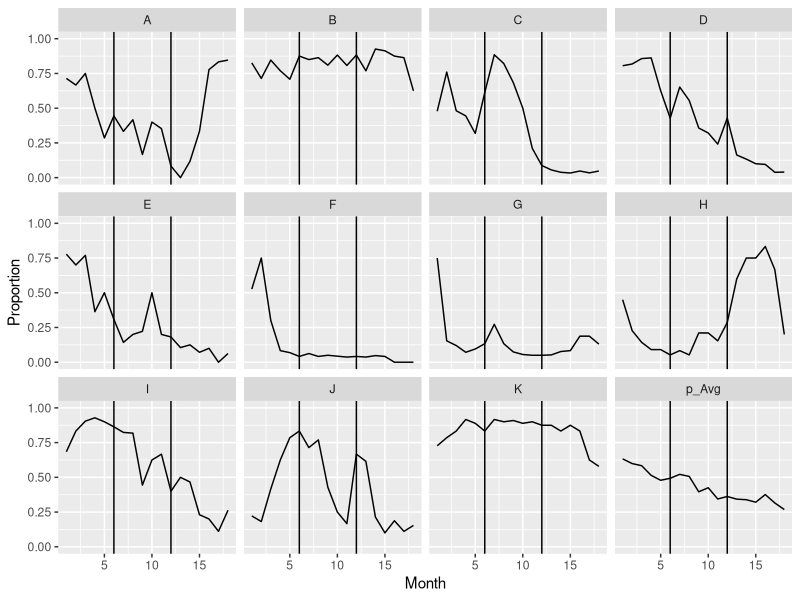
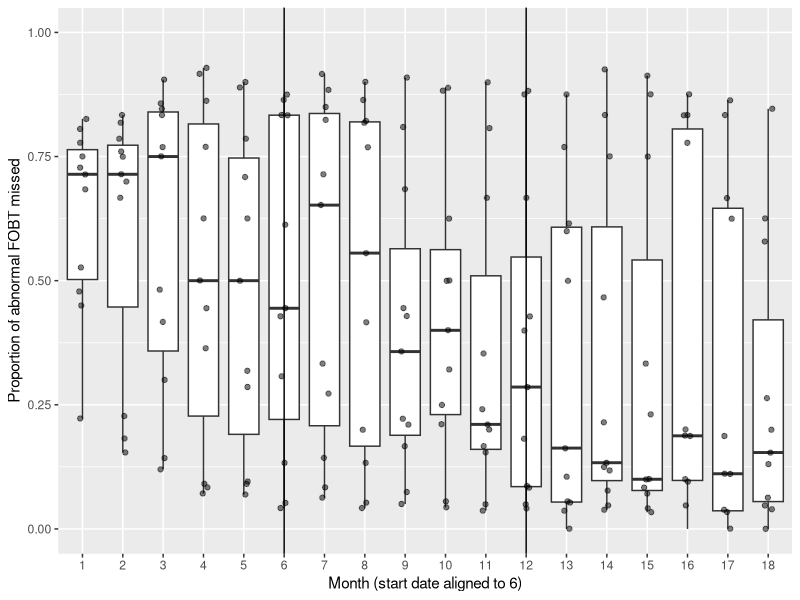
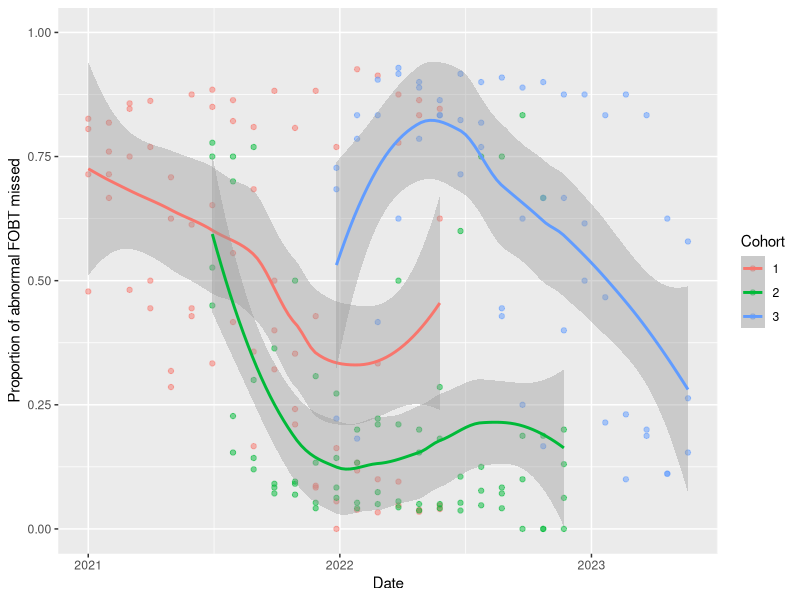
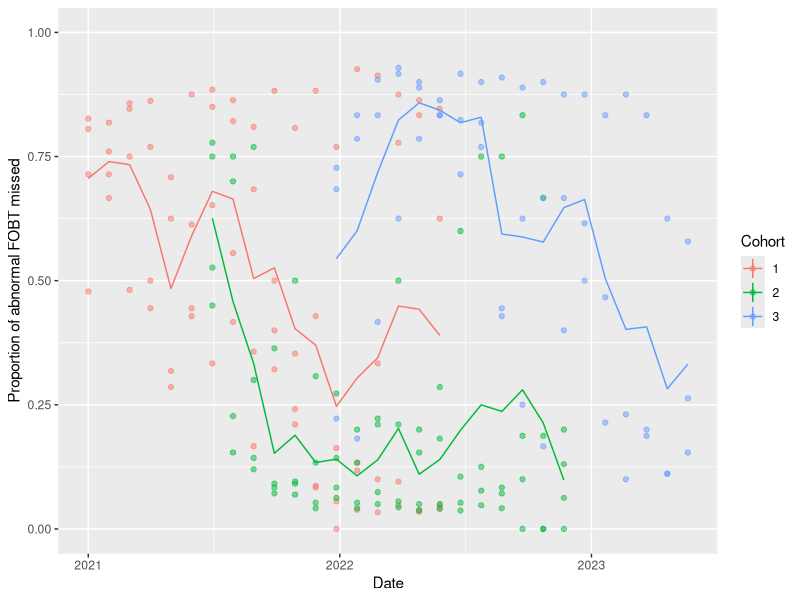

Generate these figures, in order, with R:
## ---- chunk 1
library(ggplot2)
library(tidyr)
library(dplyr)
library(knitr)
library(here)
## ---- chunk 2
x_to_proportion <- function(x) { 
  0.5 + atan(x) / pi
  # max slope = 1/pi = 0.32, at x=0.
  # going up by 1 makes proportion go about 0.5 to 0.75
  # x up by 0.03 makes p go to 0.51
}

proportion_to_x <- function(proportion) { 
  tan(pi * (proportion - 0.5))
}

next_proportion <- function(current_proportion) {  # returns simple numeric
  current_x <- proportion_to_x(current_proportion)
  new_x <- current_x + rnorm(1) - 0.1  # decrease a little each month
  x_to_proportion(new_x)
}

extend_by_one <- function(proportion_vec) {  # returns numeric vector
  val_to_add <- next_proportion(tail(proportion_vec, n=1))
  c(proportion_vec, val_to_add)
}

generate_run <- function(n) {  # returns numeric vector of length n
  my_run <- c(next_proportion(0.6))  # starting value
  for (i in 2:n) {
    my_run <- extend_by_one(my_run)
  }
  my_run
}

generate_etrigger_data <- function(number_sites, months_per_site) {  # returns data frame
  result <- generate_run(months_per_site)
  site_labels <- rep(LETTERS[1], months_per_site)
  timepoints <- 1:months_per_site
  for (i in 2:number_sites) {
    result <- c(result, generate_run(months_per_site))
    site_labels <- c(site_labels, rep(LETTERS[i], months_per_site))
    timepoints <- c(timepoints, 1:months_per_site)
  }
  data.frame(Proportion_raw = result, Site = site_labels, Month = timepoints)
}
## ---- chunk 3
n_sites <- 11
last_prework_month <- 6
n_action <- 6
n_sustain <- 6
last_action_month <- last_prework_month + n_action
months_per_site <- last_action_month + n_sustain
project_kickoff <- as.Date('2021-01-01')

set.seed(123423)

X_continuous <- generate_etrigger_data(n_sites, months_per_site)

## ---- chunk 4
expected_n = data.frame(
  Site = LETTERS[1: n_sites],
  expected = runif(n_sites, 9, 30)  # Sites usually 9 to 30 abnormal tests per mo.
)

rpois_vec <- Vectorize(rpois, 'lambda')

inner_join(X_continuous, expected_n, by='Site') %>%
  mutate(
    Denominator = rpois_vec(1, expected),
    Numerator = round(Denominator * Proportion_raw),
    Proportion = Numerator / Denominator,
    Phase = case_when(
      Month <= 3 ~ 'baseline',
      Month <= last_prework_month ~ 'prework',
      Month <= last_action_month ~ 'action',
      TRUE ~ 'sustain'
    ),
    Cohort = case_when(
      Site %in% c('A', 'B', 'C', 'D') ~ 1,
      Site %in% c('E', 'F', 'G', 'H') ~ 2,
      TRUE ~ 3,
    ),
    Date = n_action * 30 * (Cohort - 1) + (Month - 1) * 30 + project_kickoff,
    PhaseGrp = case_when(
      Phase %in% c('baseline', 'prework') ~ 'Control',
      TRUE ~ 'Intervention'
    )
  ) %>%
  select(Cohort, Site, Month, Phase, Numerator, Denominator, Proportion, Date, PhaseGrp) -> X
## ---- chunk 5
X %>%
  group_by(Month) %>%
  summarise(Proportion = mean(Proportion)) %>%
  mutate(Site='p_Avg') ->
  averaged
site_data_with_average <- bind_rows(X, averaged)
## ---- chunk 6
  ggplot(site_data_with_average, aes(Month, Proportion)) +
    geom_line() +
    geom_vline(xintercept = last_prework_month) +
    geom_vline(xintercept = last_action_month) +
    ylim(0,1) +
    facet_wrap(vars(Site))
## ---- chunk 7
head(X, 18+5) %>% kable()

output_filename <- 'fake_data.csv'
write.csv(X, file=here(output_filename), row.names = FALSE)
Xrows = dim(X)[1]
Xcols = dim(X)[2]
## ---- chunk 8
site_data_with_average %>%
  filter(Site != 'p_Avg') %>%
  ggplot(aes(as.factor(Month), Proportion)) +
    geom_boxplot() +
    geom_jitter(width = 0.1, alpha = 0.5) +
    geom_vline(xintercept = last_prework_month) +
    geom_vline(xintercept = last_action_month) +
    ylim(0,1) +
    labs(y="Proportion of abnormal FOBT missed", x='Month (start date aligned to 6)')
## ---- chunk 9
ggplot(X, aes(Date, Proportion, colour = as.factor(Cohort))) +
  geom_point(alpha = 0.5) +
  geom_smooth() +
  ylim(0,1) +
  labs(y="Proportion of abnormal FOBT missed", color="Cohort")
## ---- chunk 10
ggplot(X, aes(Date, Proportion, colour = as.factor(Cohort))) +
  geom_point(alpha = 0.5) +
  stat_summary(fun.data = "mean_sdl", fun.args = list(mult = 1), shape = '') +
  stat_summary(fun = mean, geom='line') +
  coord_cartesian(ylim = c(0, 1)) +
  labs(y="Proportion of abnormal FOBT missed", color="Cohort")
